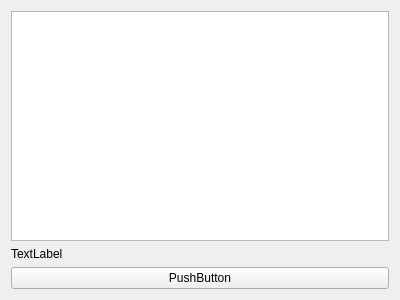
<?xml version="1.0" encoding="UTF-8"?>
<ui version="4.0">
 <class>Tablish</class>
 <widget class="QWidget" name="Tablish">
  <property name="geometry">
   <rect>
    <x>0</x>
    <y>0</y>
    <width>400</width>
    <height>300</height>
   </rect>
  </property>
  <property name="windowTitle">
   <string>Form</string>
  </property>
  <layout class="QGridLayout" name="gridLayout">
   <item row="1" column="0">
    <widget class="QLabel" name="lab_info">
     <property name="text">
      <string>TextLabel</string>
     </property>
    </widget>
   </item>
   <item row="2" column="0">
    <widget class="QPushButton" name="pushButton">
     <property name="text">
      <string>PushButton</string>
     </property>
    </widget>
   </item>
   <item row="0" column="0">
    <widget class="QTableView" name="table_view_res"/>
   </item>
  </layout>
 </widget>
 <resources/>
 <connections/>
</ui>
